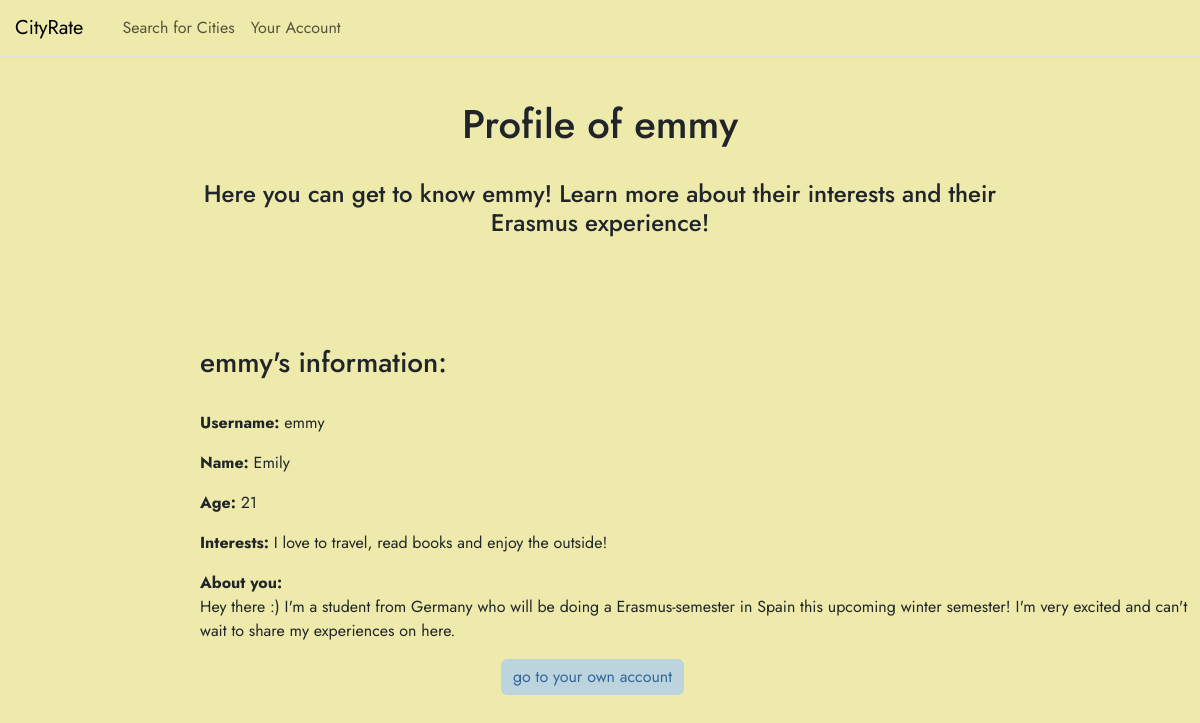
Page /user/emmy (signed in) on the committed database.
### tables this page shows
CREATE TABLE user (
    id INTEGER PRIMARY KEY AUTOINCREMENT,
    username TEXT NOT NULL UNIQUE,
    password TEXT NOT NULL 
, name TEXT, age INTEGER, interests TEXT, about TEXT);

### app.py (the view)
@app.route('/user/<username>',methods=['GET', 'POST'])
@login_required
def user(username):
    db_con = get_db_con()
    form = ProfileForm()
    user = db_con.execute('SELECT * FROM user WHERE username = ?',
                          (username,)).fetchone()
    if user is None:
        return "User not found", 404
    return render_template('user.html', user=user, form=form)

### app.py (called while the page is built)
@login_manager.user_loader #Flask-Login decorator, um eingeloggten Benutzer zu laden
def load_user(user_id):
    return User.get(user_id) #User mit ID wird aus Datenbank geholt

    @staticmethod
    def get(user_id):
        db_con = get_db_con()
        getuser = db_con.execute(
            'SELECT * FROM user WHERE id = ?', (user_id,)).fetchone()
        if getuser:
            return User(id=getuser['id'],username= getuser['username'], password=getuser['password'] )
        return None

### db.py (called while the page is built)
def get_db_con(pragma_foreign_keys = True):
    if 'db_con' not in g:
        g.db_con = sqlite3.connect(
            current_app.config['DATABASE'],
            detect_types=sqlite3.PARSE_DECLTYPES
        )
        g.db_con.row_factory = sqlite3.Row
        if pragma_foreign_keys:
            g.db_con.execute('PRAGMA foreign_keys = ON;')
    return g.db_con

def close_db_con(e=None):
    db_con = g.pop('db_con', None)
    if db_con is not None:
        db_con.close()

### templates/user.html (shortened to what this page needs)
{% from 'bootstrap5/nav.html' import render_nav_item %}
<!DOCTYPE html>
<html>
<head>
    {{ bootstrap.load_css() }}
<link rel="stylesheet" href="{{ url_for('static', filename='css/style.css') }}">
</head>
<body>
  <nav class="navbar navbar-expand-xl border-bottom mb-3 fixed-top">
        <div class="container-fluid px-0">
            <a class="navbar-brand" href="{{ url_for('home') }}"  style ="padding-left: 15px;" >CityRate</a>
            <div class="collapse navbar-collapse" id="menu">
    <ul class="navbar-nav me-auto mb-2 mb-lg-0" style="padding-left: 15px;">
        {{ render_nav_item('search', 'Search for Cities') }}
        {{ render_nav_item('profile', 'Your Account') }}
    </ul>
    </div>
        </div>
    </nav>
    <header , style="margin-left: 180px; margin-right: 180px;">
        <h1>Profile of {{ user['username'] }}</h1> <br>
        <h4>Here you can get to know {{ user['username'] }}! Learn more about their interests and their Erasmus experience!</h4>
    </header>
    <main>
        <div class="card-body", style="text-align: left; margin-left: 200px;">
            <h3 , style="text-align: left;"> {{ user['username'] }}'s information: </h3> <br>
            <p><strong>Username:</strong> {{ user['username'] }}</p>
            <p><strong>Name:</strong> {{ user['name'] }}</p>
            <p><strong>Age:</strong> {{ user['age'] }}</p>
            <p><strong>Interests:</strong> {{ user['interests'] }}</p>
            <p><strong>About you:</strong><br> {{ user['about'] }}</p>
        </div>
        <div class="mb-3">
        <a href="{{ url_for('profile', )  }}" class="btn custom-button2">go to your own account</a>
        </div>
    </main>
</body>
</html>

### static/css/style.css (style rules this page uses)
h1, h2, h3, h4, h5, h6 { text-align: center; }
body { padding-top: 100px; background-color: #EEEAAB; font-family: 'Jost', sans-serif; }
main { background-color: #EEEAAB; font-family: 'Jost', sans-serif; text-align: center; padding-top: 100px; }
nav.navbar { background-color: #EEEAAB; opacity: 1; }
.custom-button2 { background-color: #BCD4DE; color: #336699; border: #336699; margin-right: 15px; }

### rows in the picture
user: username "emmy", name "Emily", age "21", interests "I love to travel, read books and enjoy the outside!", about "Hey there :) I'm a student from Germany who will be doing a Erasmus-semester in Spain this upcoming winter semester! I'm very excited and can't wait to share my experiences on here."

### other values in the picture
{{ render_nav_item('search', 'Search for Cities') }} "Search for Cities"
{{ render_nav_item('profile', 'Your Account') }} "Your Account"
